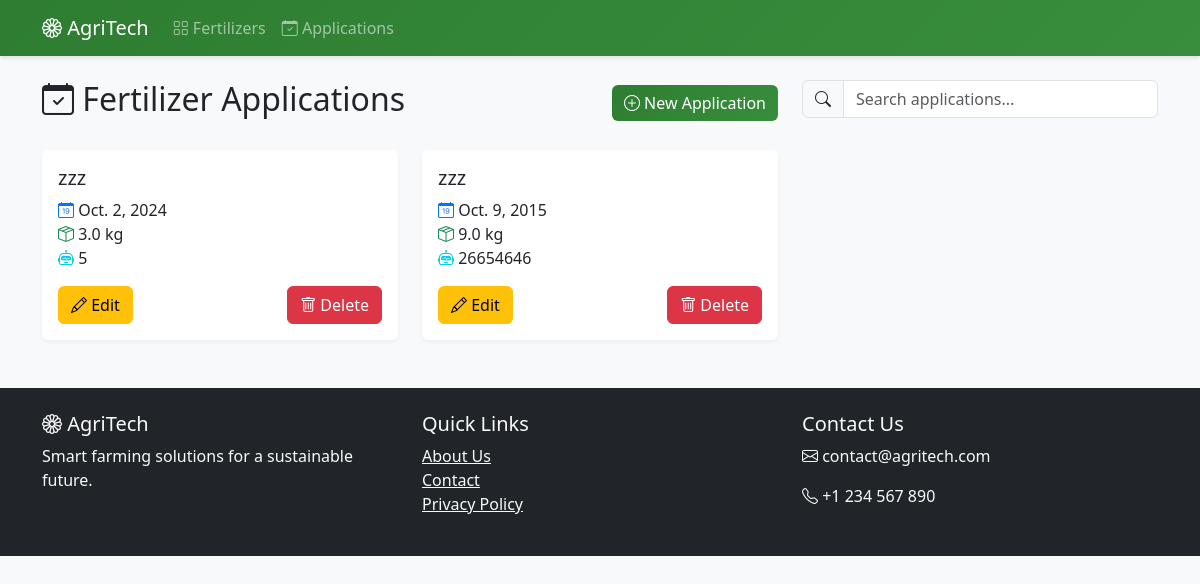
Screenshot of /engrais/applications/ with the database file from the repository.
### gestionEngrais/models.py (models this page shows, shortened)
class ApplicationEngrais(models.Model):
    engrais = models.ForeignKey(Engrais, on_delete=models.CASCADE)
    date = models.DateField()
    quantite = models.FloatField(validators=[MinValueValidator(0.0)])
    ia = models.TextField(verbose_name="AI Optimization")
    class Meta:
        verbose_name = "Application d'engrais"
        verbose_name_plural = "Applications d'engrais"
        ordering = ['-date']
    engrais = models.ForeignKey(Engrais, on_delete=models.CASCADE)
    date = models.DateField()
    quantite = models.FloatField(validators=[MinValueValidator(0.0)])
    ia = models.TextField(verbose_name="AI Optimization")
    class Meta:
        verbose_name = "Application d'engrais"
        verbose_name_plural = "Applications d'engrais"
        ordering = ['-date']

class Engrais(models.Model):
    nom = models.CharField(max_length=255)
    composition = models.CharField(max_length=255)
    recommandation_dose = models.FloatField(validators=[MinValueValidator(0.0)])
    type_sol = models.CharField(max_length=100)
    class Meta:
        verbose_name = "Engrais"
        verbose_name_plural = "Engrais"

### gestionEngrais/views.py (the view)
class ApplicationEngraisListView(ListView):
    model = ApplicationEngrais
    template_name = 'gestionEngrais/application_engrais_list.html'  # Changed from applicationengrais_list.html
    context_object_name = 'applications'

### gestionEngrais/templates/gestionEngrais/application_engrais_list.html (shortened to what this page needs)
{% extends 'gestionEngrais/base.html' %}
{% block content %}
<div class="row mb-4">
    <div class="col-md-8">
        <div class="d-flex justify-content-between align-items-center">
            <h2><i class="bi bi-calendar-check"></i> Fertilizer Applications</h2>
            <a href="{% url 'gestionEngrais:application-create' %}" class="btn btn-success">
                <i class="bi bi-plus-circle"></i> New Application
            </a>
        </div>
    </div>
    <div class="col-md-4">
        <div class="input-group">
            <span class="input-group-text"><i class="bi bi-search"></i></span>
            <input type="text" class="form-control" placeholder="Search applications...">
        </div>
    </div>
</div>
<div class="row row-cols-1 row-cols-md-3 g-4">
    {% for application in applications %}
    <div class="col">
        <div class="card h-100">
            <div class="card-body">
                <h5 class="card-title">{{ application.engrais.nom }}</h5>
                <p class="card-text">
                    <i class="bi bi-calendar-date text-primary"></i> {{ application.date }}<br>
                    <i class="bi bi-box-seam text-success"></i> {{ application.quantite }} kg<br>
                    <i class="bi bi-robot text-info"></i> {{ application.ia|truncatechars:100 }}
                </p>
                <div class="d-flex justify-content-between mt-3">
                    <a href="{% url 'gestionEngrais:application-update' application.id %}" class="btn btn-warning">
                        <i class="bi bi-pencil"></i> Edit
                    </a>
                    <a href="{% url 'gestionEngrais:application-delete' application.id %}" class="btn btn-danger">
                        <i class="bi bi-trash"></i> Delete
                    </a>
                </div>
            </div>
        </div>
    </div>
    {% endfor %}
</div>
{% endblock %}

### gestionEngrais/templates/gestionEngrais/base.html (style rules this page uses)
body { background-color: #f8f9fa; font-family: 'Segoe UI', Tahoma, Geneva, Verdana, sans-serif; }
.card { border: none; box-shadow: 0 2px 4px rgba(0,0,0,0.05); transition: transform 0.2s; }
.btn-success { background: linear-gradient(135deg, #2E7D32 0%, #388E3C 100%); border: none; }

### rows the page displays
ApplicationEngrais: engrais.nom "zzz", date "Oct. 2, 2024", quantite "3.0", ia "5"
ApplicationEngrais: engrais.nom "zzz", date "Oct. 9, 2015", quantite "9.0", ia "26654646"
